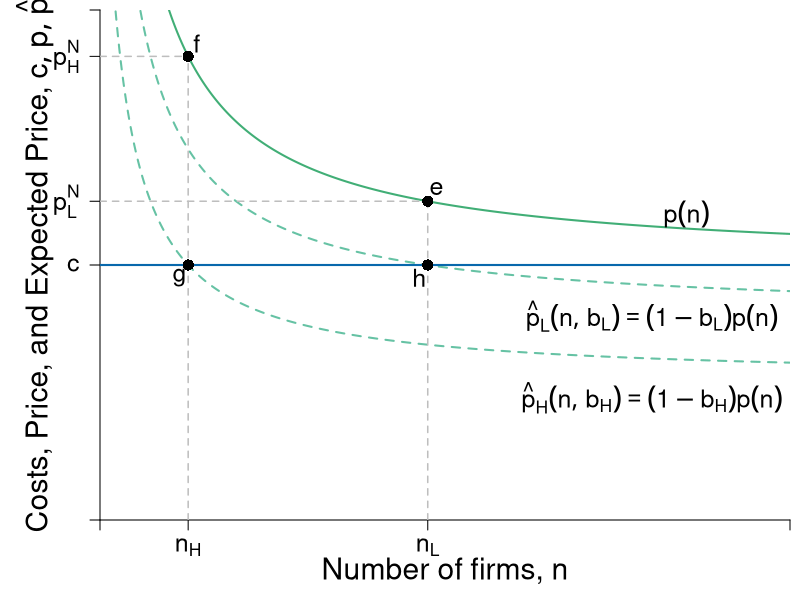

This figure's R source:
require(shape)
pdf(file = "competitionmarkets/LRn_Dec_BTE.pdf", width = 9, height = 7)

#Set parameters for graphics
axislabelsize <- 1.8
labelsize <- 1.5
namesize <- 1.8
annotatesize <- 1.5
graphlinewidth <- 2
segmentlinewidth <- 1.5

COL <- c("#7fc97f", "#beaed4", "#fdc086", "#ffff99", "#386cb0", "#f0027f", "#bf5b17", "#666666")
COLA <- c("#e0f3db", "#99d8c9","#66c2a4","#41ae76", "#238b45", "#005824")
COLB <- c("#c6dbef", "#4eb3d3", "#2b8cbe", "#0868ac","#084081")
COLC <- c("#fcfbfd", "#efedf5", "#dadaeb", "#bcbddc", "#9e9ac8", "#807dba", "#6a51a3", "#54278f", "#3f007d")

par(mar =  c(4, 5, 0.5, 0.5))

Profit <- function(n, pbar = 60, c = 10, beta = 0.5) {
  (pbar - c)^2 / (((n + 1)^2)*beta)
}

totaln <- function(pi, pbar = 60, c = 10, beta = 0.5){
  (pbar - c)/(sqrt(pi*beta)) - 1
}

cournotPrice <- function(n, pbar = 60, c = 10) {
  c + (1/(n+1))*(pbar - c)
}


# Barriers to entry
# Inputs: Probability of BTE (b) and number of firms
# Outputs: Price Level at some n
bte <- function(n, b = 0) {
  cournotPrice(n)*(1-b)
}

nstar <- function(b, pbar = 60, c = 10){
  (pbar*(1 - b) - c) / (b*c)
}

#Levels for the barriers to entry specified here
barriers <- c(0.2, 0.45, 0.71, 0.73)

xlims <- c(0, 40)
ylims <- c(0, 20)

plot(0, 0, xlim = xlims, ylim = ylims, type = "n",
     xlab = expression(paste("")),
     ylab = expression(paste("")), 
     xaxt = "n", 
     yaxt = "n", 
     cex.lab = axislabelsize, 
     bty = "n",
     xaxs="i", 
     yaxs="i")

# ticksy <- seq(from = 0, to = ylims[2], by = 2)
# ylabels <- seq(from = 0, to = ylims[2], by = 2)
# ticksx <- seq(from = 0, to = xlims[2], by = 2)
# xlabels <- seq(from = 0, to = xlims[2], by = 2)
ticksy <- c(0, 10, cournotPrice(n = nstar(b = barriers[1])), cournotPrice(n = nstar(b = barriers[2])), ylims[2])
ylabels <- c(NA, expression(c), expression(paste(p[L]^N)), expression(paste(p[H]^N)), NA)
ticksx <- c(0, nstar(b = barriers[2]), nstar(b = barriers[1]), xlims[2])
xlabels <- c(NA, expression(paste(n[H])), expression(paste(n[L])), NA)

axis(1, at = ticksx, pos = 0, labels = xlabels, cex.axis = labelsize)
axis(2, at = ticksy, pos = 0, labels = ylabels, las = 1, cex.axis = labelsize)

npts <- 500 
xx1 <- seq(xlims[1], xlims[2], length.out = npts)

#Lines for barrier graph
lines(xx1, bte(n = xx1, b = barriers[1]), col = COLA[3], lty = 2, lwd = graphlinewidth)
lines(xx1, bte(n = xx1, b = barriers[2]), col = COLA[3], lty = 2, lwd = graphlinewidth)

#Price with no barriers
# No Barrier --- Greenbte(n = nstar(b = 0), b = 0)
lines(xx1, cournotPrice(xx1, c = 10), col = COLA[4], lwd = graphlinewidth) 

# lines(xx1, Profit(xx1, c = 0.25), col = COLA[4], lty = 2, lwd = segmentlinewidth)

#Label axes
#mtext(expression(paste("Number of firms, ", n)), side=1, line = 2.5, cex = axislabelsize)
text(0.5*xlims[2], -2, expression(paste("Number of firms, ", n)), xpd = TRUE, cex = axislabelsize) 
text(-3.8, 0.5*ylims[2], expression(paste("Costs, Price, and Expected Price, ", list(c, p, hat(p)) )), xpd = TRUE, cex = axislabelsize, srt = 90) 

#Arrows(18, 6.8, 18, 4.5, col = "black", lty = 1, code = 2, lwd = 2, arr.type = "triangle", arr.lwd = 0.5)
# text(16, 5.75, expression(paste("Decrease in ", rho)), cex = labelsize)


# Eq labels
text(34, 12, expression(paste(p(n))), cex = labelsize)
text(32, 8, expression(paste(hat(p)[L]*(list(n, b[L])) == (1-b[L])*p(n) )), cex = labelsize)
text(32, 4.8, expression(paste(hat(p)[H]*(list(n, b[H])) == (1-b[H])*p(n) )), cex = labelsize)


# line for the marginal cost
segments(0, 10, xlims[2], 10, 
         lty = 1, col = COLB[4] , lwd = graphlinewidth
         )

#For the low price with low barriers to entry
segments(nstar(b = barriers[1]), 0, 
         nstar(b = barriers[1]), 
         cournotPrice(n = nstar(b = barriers[1])), 
         lty = 2, col = "gray", lwd = segmentlinewidth
         )

segments(0, cournotPrice(n = nstar(b = barriers[1])), 
         nstar(b = barriers[1]), 
         cournotPrice(n = nstar(b = barriers[1])), 
         lty = 2, col = "gray", lwd = segmentlinewidth
)

#For the high price with high barriers to entry
segments(nstar(b = barriers[2]), 0, 
         nstar(b = barriers[2]), 
         cournotPrice(n = nstar(b = barriers[2])), 
         lty = 2, col = "gray", lwd = segmentlinewidth
         )

segments(0, cournotPrice(n = nstar(b = barriers[2])), 
         nstar(b = barriers[2]), 
         cournotPrice(n = nstar(b = barriers[2])), 
         lty = 2, col = "gray", lwd = segmentlinewidth
)

#This should probably have a loop, but I haven't worked it out. 
#Two points for the low barriers
points(x = nstar(b = barriers[1]), 
       y = cournotPrice(n = nstar(b = barriers[1])), 
       pch = 16, col = "black", cex = 1.5)

text(x = nstar(b = barriers[1]) + 0.5, 
     y = cournotPrice(n = nstar(b = barriers[1])) + 0.5,
     expression(paste(e)), cex = labelsize) 


points(x = nstar(b = barriers[1]), 
       y = bte(n = nstar(b = barriers[1]), b = barriers[1]), 
       pch = 16, col = "black", cex = 1.5)

text(x = nstar(b = barriers[1]) - 0.5, 
     y = bte(n = nstar(b = barriers[1]), b = barriers[1]) - 0.5, 
     expression(paste(h)), cex = labelsize) 

#Two points for the high barriers
points(x = nstar(b = barriers[2]),
       y = cournotPrice(n = nstar(b = barriers[2])),
       pch = 16, col = "black", cex = 1.5)

text(x = nstar(b = barriers[2]) + 0.5, 
     y = cournotPrice(n = nstar(b = barriers[2])) + 0.5,
     expression(paste(f)), cex = labelsize) 

points(x = nstar(b = barriers[2]),
       y = bte(n = nstar(b = barriers[2]), b = barriers[2]),
       pch = 16, col = "black", cex = 1.5)

text(x = nstar(b = barriers[2]) - 0.5, 
     y = bte(n = nstar(b = barriers[2]), b = barriers[2]) - 0.5, 
     expression(paste(g)), cex = labelsize) 

# points(x = nstar(b = barriers[3]),
#        y = bte(n = nstar(b = barriers[3]), b = barriers[3]),
#        pch = 16, col = "black", cex = 1.5)
# points(x = nstar(b = barriers[4]), 
#        y = bte(n = nstar(b = barriers[4]),b = barriers[4]), 
#        pch = 16, col = "black", cex = 1.5)

dev.off()
